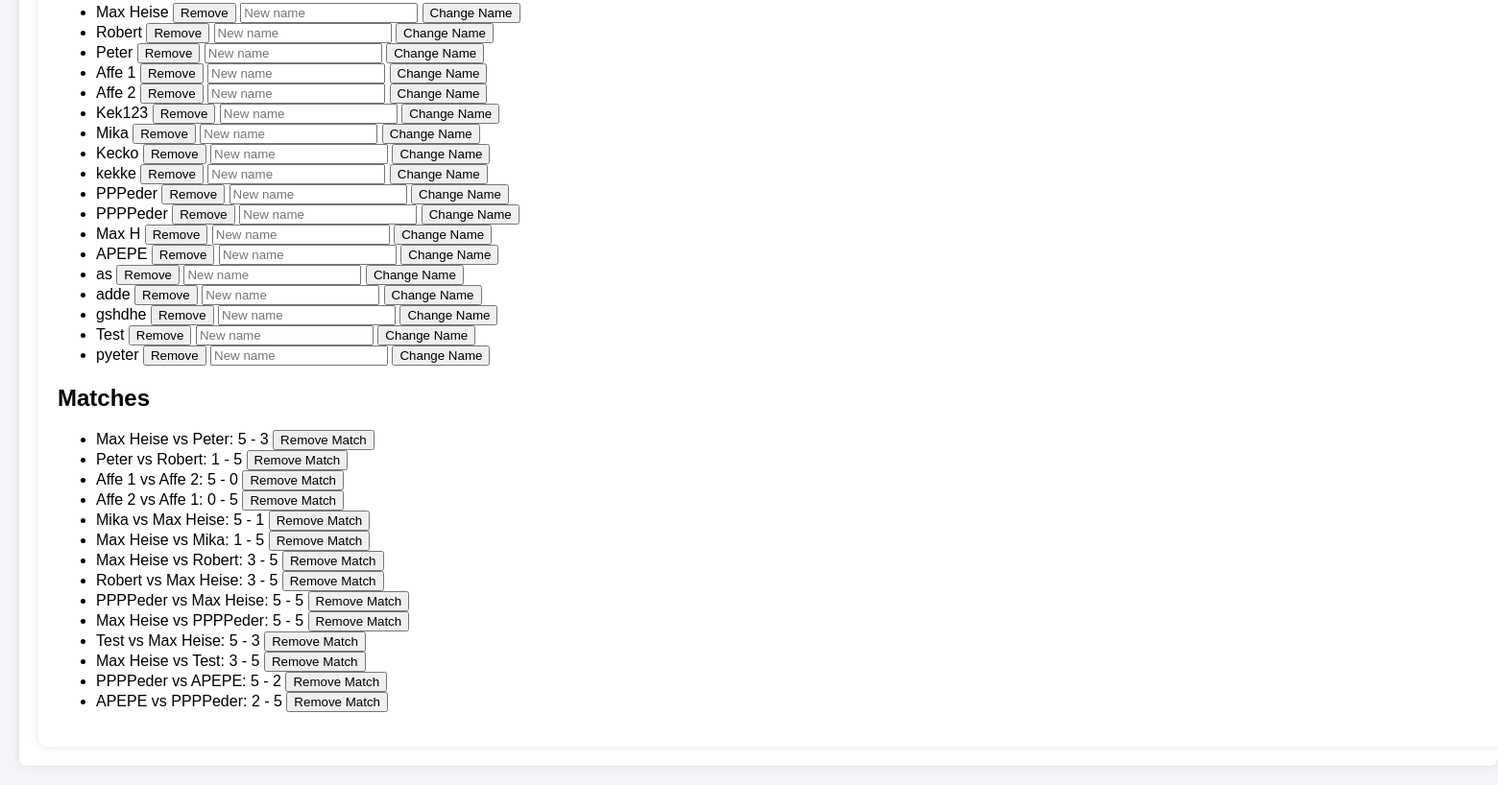
The page /dev (lower part) on the database as committed earlier.
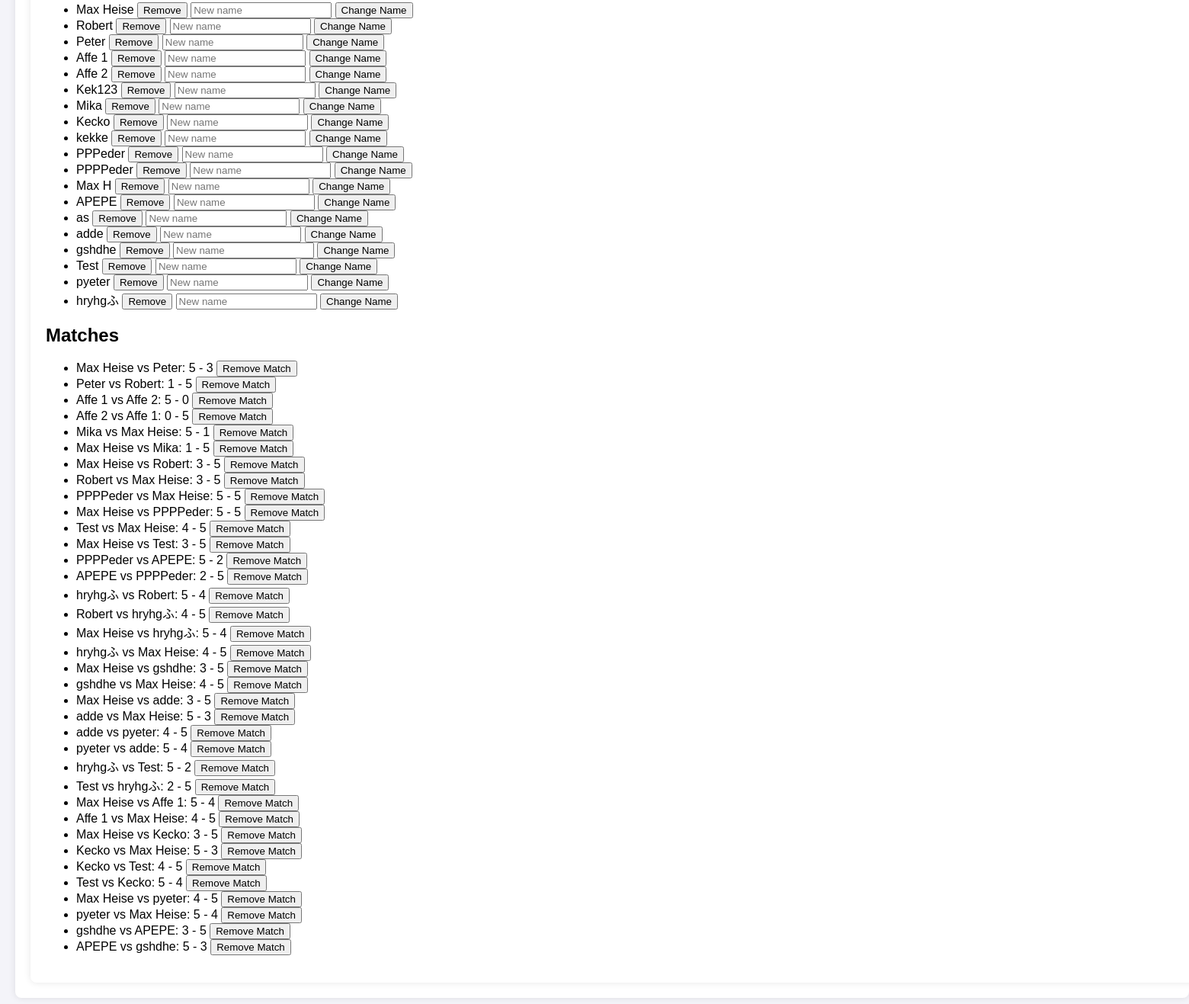
The same page on the database as committed later.
### app.py (models this page shows)
class Player(db.Model):
    id = db.Column(db.Integer, primary_key=True)
    name = db.Column(db.String(100), unique=True, nullable=False)

class Score(db.Model):
    id = db.Column(db.Integer, primary_key=True)
    player1_id = db.Column(db.Integer, db.ForeignKey('player.id'), nullable=False)
    player2_id = db.Column(db.Integer, db.ForeignKey('player.id'), nullable=False)
    score1 = db.Column(db.Integer, nullable=False)
    score2 = db.Column(db.Integer, nullable=False)
    win = db.Column(db.Boolean, nullable=False)
    player1 = db.relationship('Player', foreign_keys=[player1_id])
    player2 = db.relationship('Player', foreign_keys=[player2_id])

### app.py (the view, shortened to what this page needs)
@app.route('/dev', methods=['GET', 'POST'])
def dev():
    players = Player.query.all()
    scores = Score.query.all()
    stats=session['stats']
    return render_template('dev.html', players=players, scores=scores, stats=stats)

### app.py (called while the page is built)
@app.before_request
def set_default_session_values():
    if 'stats' not in session:
        session['stats'] = {
            "won": True,
            "lost": True,
            "remaining": True,
            "fraction": False,
            "points": False,
            "points_received": False,
            "index": False,
            "rank": False
        }

### templates/dev.html (shortened to what this page needs)
{% extends "base.html" %}
{% block content %}
<div class="container">
    <ul>
        {% for player in players %}
        <li>
            {{ player.name }}
            <form method="POST" action="{{ url_for('remove_player', player_id=player.id) }}" style="display:inline;">
                <button type="submit">Remove</button>
            </form>
            <form method="POST" action="{{ url_for('change_player_name', player_id=player.id) }}" style="display:inline;">
                <input type="text" name="new_name" placeholder="New name" required>
                <button type="submit">Change Name</button>
            </form>
        </li>
        {% endfor %}
    </ul>
    <h2>Matches</h2>
    <ul>
        {% for score in scores %}
        <li>
            {{ score.player1.name }} vs {{ score.player2.name }}: {{ score.score1 }} - {{ score.score2 }}
            <form method="POST" action="{{ url_for('remove_match', player1_id=score.player1_id, player2_id=score.player2_id) }}" style="display:inline;">
                <button type="submit">Remove Match</button>
            </form>
        </li>
        {% endfor %}
    </ul>
</div>
{% endblock %}

### templates/base.html (shortened to what this page needs)
<!DOCTYPE html>
<html lang="en">
  <head>
    <link rel="stylesheet" href="{{ url_for('static', filename='css/styles.css') }}">
  </head>
  <body>
    <div class="container">{% block content %}{% endblock %}</div>
  </body>
</html>

### static/css/styles.css (style rules this page uses)
body { font-family: Arial, sans-serif; margin: 0; padding: 20px; background-color: #f4f4f9; }
.container { width: 1500px; margin: 0 auto; background-color: #fff; padding: 20px; border-radius: 8px; box-shadow: 0 0 10px rgba(0, 0, 0, 0.1); }

Rows that differ between the two databases and show on the page:
added Player: name "hryhgふ"
changed Score (number 11 of 36 on the later page): score1 "5" → "4"; score2 "3" → "5"
added Score: player1.name "hryhgふ", player2.name "Robert", score1 "5", score2 "4"
added Score: player1.name "Robert", player2.name "hryhgふ", score1 "4", score2 "5"
added Score: player1.name "Max Heise", player2.name "hryhgふ", score1 "5", score2 "4"
added Score: player1.name "hryhgふ", player2.name "Max Heise", score1 "4", score2 "5"
added Score: player1.name "Max Heise", player2.name "gshdhe", score1 "3", score2 "5"
added Score: player1.name "gshdhe", player2.name "Max Heise", score1 "4", score2 "5"
added Score: player1.name "Max Heise", player2.name "adde", score1 "3", score2 "5"
added Score: player1.name "adde", player2.name "Max Heise", score1 "5", score2 "3"
added Score: player1.name "adde", player2.name "pyeter", score1 "4", score2 "5"
added Score: player1.name "pyeter", player2.name "adde", score1 "5", score2 "4"
added Score: player1.name "hryhgふ", player2.name "Test", score1 "5", score2 "2"
added Score: player1.name "Test", player2.name "hryhgふ", score1 "2", score2 "5"
added Score: player1.name "Max Heise", player2.name "Affe 1", score1 "5", score2 "4"
added Score: player1.name "Affe 1", player2.name "Max Heise", score1 "4", score2 "5"
added Score: player1.name "Max Heise", player2.name "Kecko", score1 "3", score2 "5"
added Score: player1.name "Kecko", player2.name "Max Heise", score1 "5", score2 "3"
added Score: player1.name "Kecko", player2.name "Test", score1 "4", score2 "5"
added Score: player1.name "Test", player2.name "Kecko", score1 "5", score2 "4"
added Score: player1.name "Max Heise", player2.name "pyeter", score1 "4", score2 "5"
added Score: player1.name "pyeter", player2.name "Max Heise", score1 "5", score2 "4"
added Score: player1.name "gshdhe", player2.name "APEPE", score1 "3", score2 "5"
added Score: player1.name "APEPE", player2.name "gshdhe", score1 "5", score2 "3"
